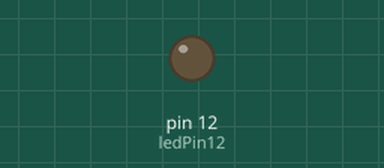
This sketch was run on a simulated Arduino Uno, built with avr-gcc and run on an emulated ATmega328P. Shown: output pins drawn as LEDs (lit = HIGH).

Above: at 1.5 s.
At 4.0 s:
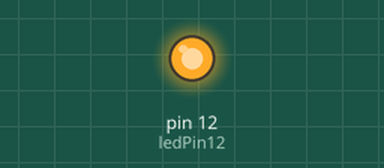
Timing chart, 0 to 9.2 s (numbered marks = the images above):
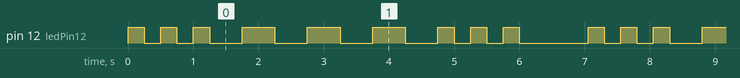

Measured:
- by itself, pin 12 (ledPin12): repeats every 7.1 s: 2 × (LOW 0.25 s, HIGH 0.25 s), 3 × (LOW 0.50 s, HIGH 0.50 s), LOW 0.50 s, 2 × (HIGH 0.25 s, LOW 0.25 s), HIGH 0.25 s, LOW 1.1 s, HIGH 0.25 s
- by itself, everything shown: repeats every 7.1 s, in 18 steps

The sketch:

SOS_Light1.ino
```cpp
// This program blinks an external LED to SOS
int ledPin12 = 12;
int i = 0;

void setup() {
  // put your setup code here, to run once:
  pinMode(ledPin12, OUTPUT);
}

void loop() {
  // put your main code here, to run repeatedly:
  if (i % 9 >= 3 && i % 9 <= 5){
    digitalWrite(ledPin12, HIGH);
    delay(500);
    digitalWrite(ledPin12, LOW);
    delay(500);
  }
  else{
    digitalWrite(ledPin12, HIGH);
    delay(250);
    digitalWrite(ledPin12, LOW);
    delay(250);
    if(i % 9 == 8){
      delay(800);
    }
    if(i % 9 == 2){
      delay(250);
    }
  }
  i++;
}
```
